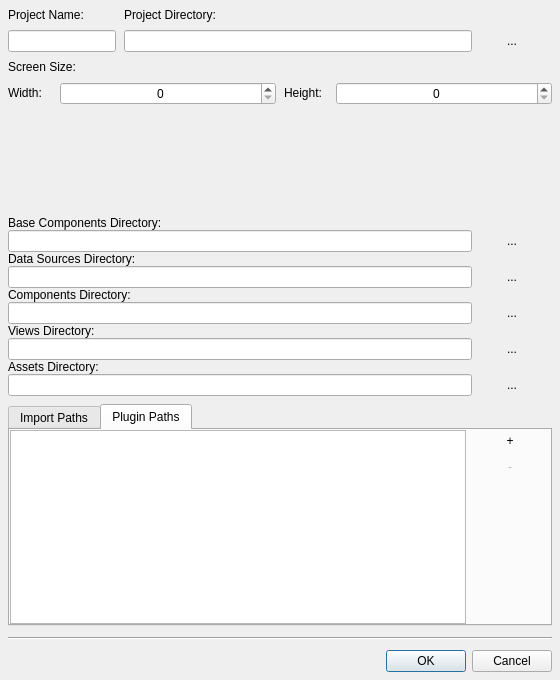
<?xml version="1.0" encoding="UTF-8"?>
<ui version="4.0">
 <class>ProjectPropertiesDialog</class>
 <widget class="QDialog" name="ProjectPropertiesDialog">
  <property name="geometry">
   <rect>
    <x>0</x>
    <y>0</y>
    <width>560</width>
    <height>680</height>
   </rect>
  </property>
  <property name="sizePolicy">
   <sizepolicy hsizetype="Preferred" vsizetype="Fixed">
    <horstretch>0</horstretch>
    <verstretch>0</verstretch>
   </sizepolicy>
  </property>
  <property name="minimumSize">
   <size>
    <width>560</width>
    <height>680</height>
   </size>
  </property>
  <property name="windowTitle">
   <string>Project Properties</string>
  </property>
  <layout class="QGridLayout" name="gridLayout">
   <property name="leftMargin">
    <number>8</number>
   </property>
   <property name="topMargin">
    <number>8</number>
   </property>
   <property name="rightMargin">
    <number>8</number>
   </property>
   <property name="bottomMargin">
    <number>8</number>
   </property>
   <property name="spacing">
    <number>8</number>
   </property>
   <item row="0" column="0">
    <widget class="QLabel" name="projectNameLabel">
     <property name="sizePolicy">
      <sizepolicy hsizetype="Preferred" vsizetype="Fixed">
       <horstretch>0</horstretch>
       <verstretch>0</verstretch>
      </sizepolicy>
     </property>
     <property name="text">
      <string>Project Name:</string>
     </property>
    </widget>
   </item>
   <item row="0" column="1">
    <widget class="QLabel" name="projectDirLabel">
     <property name="sizePolicy">
      <sizepolicy hsizetype="Preferred" vsizetype="Fixed">
       <horstretch>0</horstretch>
       <verstretch>0</verstretch>
      </sizepolicy>
     </property>
     <property name="text">
      <string>Project Directory:</string>
     </property>
    </widget>
   </item>
   <item row="1" column="0">
    <widget class="QLineEdit" name="projectNameEdit">
     <property name="sizePolicy">
      <sizepolicy hsizetype="Fixed" vsizetype="Fixed">
       <horstretch>0</horstretch>
       <verstretch>0</verstretch>
      </sizepolicy>
     </property>
    </widget>
   </item>
   <item row="1" column="1" colspan="2">
    <layout class="QHBoxLayout" name="projectDirLayout">
     <property name="spacing">
      <number>0</number>
     </property>
     <item>
      <widget class="QLineEdit" name="projectDirEdit">
       <property name="sizePolicy">
        <sizepolicy hsizetype="MinimumExpanding" vsizetype="Fixed">
         <horstretch>0</horstretch>
         <verstretch>0</verstretch>
        </sizepolicy>
       </property>
      </widget>
     </item>
     <item>
      <widget class="QPushButton" name="projectDirBrowseButton">
       <property name="text">
        <string>...</string>
       </property>
       <property name="flat">
        <bool>true</bool>
       </property>
      </widget>
     </item>
    </layout>
   </item>
   <item row="2" column="0">
    <widget class="QLabel" name="screenSizeLabel">
     <property name="text">
      <string>Screen Size:</string>
     </property>
    </widget>
   </item>
   <item row="3" column="0" colspan="3">
    <layout class="QHBoxLayout" name="screenSizeLayout">
     <item>
      <widget class="QLabel" name="screenWidthLable">
       <property name="sizePolicy">
        <sizepolicy hsizetype="Minimum" vsizetype="Fixed">
         <horstretch>0</horstretch>
         <verstretch>0</verstretch>
        </sizepolicy>
       </property>
       <property name="minimumSize">
        <size>
         <width>44</width>
         <height>0</height>
        </size>
       </property>
       <property name="maximumSize">
        <size>
         <width>44</width>
         <height>16777215</height>
        </size>
       </property>
       <property name="text">
        <string>Width:</string>
       </property>
       <property name="alignment">
        <set>Qt::AlignLeading|Qt::AlignLeft|Qt::AlignVCenter</set>
       </property>
      </widget>
     </item>
     <item>
      <widget class="QSpinBox" name="screenWidthSpinBox">
       <property name="sizePolicy">
        <sizepolicy hsizetype="MinimumExpanding" vsizetype="Fixed">
         <horstretch>0</horstretch>
         <verstretch>0</verstretch>
        </sizepolicy>
       </property>
       <property name="alignment">
        <set>Qt::AlignCenter</set>
       </property>
      </widget>
     </item>
     <item>
      <widget class="QLabel" name="screenHeightLabel">
       <property name="sizePolicy">
        <sizepolicy hsizetype="Minimum" vsizetype="Fixed">
         <horstretch>0</horstretch>
         <verstretch>0</verstretch>
        </sizepolicy>
       </property>
       <property name="minimumSize">
        <size>
         <width>44</width>
         <height>0</height>
        </size>
       </property>
       <property name="maximumSize">
        <size>
         <width>44</width>
         <height>16777215</height>
        </size>
       </property>
       <property name="text">
        <string>Height:</string>
       </property>
       <property name="alignment">
        <set>Qt::AlignLeading|Qt::AlignLeft|Qt::AlignVCenter</set>
       </property>
      </widget>
     </item>
     <item>
      <widget class="QSpinBox" name="screenHeightSpinBox">
       <property name="sizePolicy">
        <sizepolicy hsizetype="MinimumExpanding" vsizetype="Fixed">
         <horstretch>0</horstretch>
         <verstretch>0</verstretch>
        </sizepolicy>
       </property>
       <property name="alignment">
        <set>Qt::AlignCenter</set>
       </property>
      </widget>
     </item>
    </layout>
   </item>
   <item row="4" column="1">
    <spacer name="verticalSpacer_3">
     <property name="orientation">
      <enum>Qt::Vertical</enum>
     </property>
     <property name="sizeHint" stdset="0">
      <size>
       <width>20</width>
       <height>8</height>
      </size>
     </property>
    </spacer>
   </item>
   <item row="5" column="0" colspan="3">
    <layout class="QVBoxLayout" name="projectDirsLayout">
     <property name="spacing">
      <number>0</number>
     </property>
     <item>
      <widget class="QLabel" name="qmlDirLabel">
       <property name="sizePolicy">
        <sizepolicy hsizetype="Preferred" vsizetype="Fixed">
         <horstretch>0</horstretch>
         <verstretch>0</verstretch>
        </sizepolicy>
       </property>
       <property name="text">
        <string>Base Components Directory:</string>
       </property>
      </widget>
     </item>
     <item>
      <layout class="QHBoxLayout" name="baseComponentsLayout">
       <property name="spacing">
        <number>0</number>
       </property>
       <item>
        <widget class="QLineEdit" name="baseComponentsDirEdit"/>
       </item>
       <item>
        <widget class="QPushButton" name="baseComponentsBrowseDirButton">
         <property name="text">
          <string>...</string>
         </property>
         <property name="flat">
          <bool>true</bool>
         </property>
        </widget>
       </item>
      </layout>
     </item>
     <item>
      <widget class="QLabel" name="mainQMLFileLabel">
       <property name="text">
        <string>Data Sources Directory:</string>
       </property>
      </widget>
     </item>
     <item>
      <layout class="QHBoxLayout" name="mainQMLFileLayout">
       <property name="spacing">
        <number>0</number>
       </property>
       <item>
        <widget class="QLineEdit" name="dataSourcesDirEdit">
         <property name="sizePolicy">
          <sizepolicy hsizetype="MinimumExpanding" vsizetype="Fixed">
           <horstretch>0</horstretch>
           <verstretch>0</verstretch>
          </sizepolicy>
         </property>
        </widget>
       </item>
       <item>
        <widget class="QPushButton" name="dataSourcesDirBrowseButton">
         <property name="text">
          <string>...</string>
         </property>
         <property name="flat">
          <bool>true</bool>
         </property>
        </widget>
       </item>
      </layout>
     </item>
     <item>
      <widget class="QLabel" name="compoentsDirLabel">
       <property name="sizePolicy">
        <sizepolicy hsizetype="Preferred" vsizetype="Fixed">
         <horstretch>0</horstretch>
         <verstretch>0</verstretch>
        </sizepolicy>
       </property>
       <property name="text">
        <string>Components Directory:</string>
       </property>
      </widget>
     </item>
     <item>
      <layout class="QHBoxLayout" name="componentsDirLayout">
       <property name="spacing">
        <number>0</number>
       </property>
       <item>
        <widget class="QLineEdit" name="componentsDirEdit">
         <property name="sizePolicy">
          <sizepolicy hsizetype="MinimumExpanding" vsizetype="Fixed">
           <horstretch>0</horstretch>
           <verstretch>0</verstretch>
          </sizepolicy>
         </property>
        </widget>
       </item>
       <item>
        <widget class="QPushButton" name="componentsDirBrowseButton">
         <property name="text">
          <string>...</string>
         </property>
         <property name="flat">
          <bool>true</bool>
         </property>
        </widget>
       </item>
      </layout>
     </item>
     <item>
      <widget class="QLabel" name="viewsDirLabel">
       <property name="sizePolicy">
        <sizepolicy hsizetype="Preferred" vsizetype="Fixed">
         <horstretch>0</horstretch>
         <verstretch>0</verstretch>
        </sizepolicy>
       </property>
       <property name="text">
        <string>Views Directory:</string>
       </property>
      </widget>
     </item>
     <item>
      <layout class="QHBoxLayout" name="viewsDirLayout">
       <property name="spacing">
        <number>0</number>
       </property>
       <item>
        <widget class="QLineEdit" name="viewsDirEdit">
         <property name="sizePolicy">
          <sizepolicy hsizetype="MinimumExpanding" vsizetype="Fixed">
           <horstretch>0</horstretch>
           <verstretch>0</verstretch>
          </sizepolicy>
         </property>
        </widget>
       </item>
       <item>
        <widget class="QPushButton" name="viewsDirBrowseButton">
         <property name="text">
          <string>...</string>
         </property>
         <property name="flat">
          <bool>true</bool>
         </property>
        </widget>
       </item>
      </layout>
     </item>
     <item>
      <widget class="QLabel" name="imagesDirLabel">
       <property name="sizePolicy">
        <sizepolicy hsizetype="Preferred" vsizetype="Fixed">
         <horstretch>0</horstretch>
         <verstretch>0</verstretch>
        </sizepolicy>
       </property>
       <property name="text">
        <string>Assets Directory:</string>
       </property>
      </widget>
     </item>
     <item>
      <layout class="QHBoxLayout" name="imagesDirLayout">
       <property name="spacing">
        <number>0</number>
       </property>
       <item>
        <widget class="QLineEdit" name="assetsDirEdit">
         <property name="sizePolicy">
          <sizepolicy hsizetype="MinimumExpanding" vsizetype="Fixed">
           <horstretch>0</horstretch>
           <verstretch>0</verstretch>
          </sizepolicy>
         </property>
        </widget>
       </item>
       <item>
        <widget class="QPushButton" name="assetsDirBrowseButton">
         <property name="text">
          <string>...</string>
         </property>
         <property name="flat">
          <bool>true</bool>
         </property>
        </widget>
       </item>
      </layout>
     </item>
    </layout>
   </item>
   <item row="6" column="0" colspan="3">
    <widget class="QTabWidget" name="tabWidget">
     <property name="sizePolicy">
      <sizepolicy hsizetype="MinimumExpanding" vsizetype="MinimumExpanding">
       <horstretch>0</horstretch>
       <verstretch>0</verstretch>
      </sizepolicy>
     </property>
     <property name="minimumSize">
      <size>
       <width>0</width>
       <height>100</height>
      </size>
     </property>
     <property name="currentIndex">
      <number>1</number>
     </property>
     <widget class="QWidget" name="importPathsTab">
      <attribute name="title">
       <string>Import Paths</string>
      </attribute>
      <layout class="QGridLayout" name="importPathsLayout">
       <property name="leftMargin">
        <number>0</number>
       </property>
       <property name="topMargin">
        <number>0</number>
       </property>
       <property name="rightMargin">
        <number>0</number>
       </property>
       <property name="bottomMargin">
        <number>0</number>
       </property>
       <property name="spacing">
        <number>0</number>
       </property>
       <item row="0" column="0">
        <layout class="QHBoxLayout" name="horizontalLayout">
         <property name="spacing">
          <number>4</number>
         </property>
         <item>
          <widget class="QListView" name="importPathsList">
           <property name="sizePolicy">
            <sizepolicy hsizetype="Expanding" vsizetype="MinimumExpanding">
             <horstretch>0</horstretch>
             <verstretch>0</verstretch>
            </sizepolicy>
           </property>
           <property name="minimumSize">
            <size>
             <width>0</width>
             <height>100</height>
            </size>
           </property>
           <property name="alternatingRowColors">
            <bool>true</bool>
           </property>
           <property name="selectionBehavior">
            <enum>QAbstractItemView::SelectRows</enum>
           </property>
           <property name="textElideMode">
            <enum>Qt::ElideMiddle</enum>
           </property>
          </widget>
         </item>
         <item>
          <layout class="QVBoxLayout" name="verticalLayout">
           <item>
            <widget class="QPushButton" name="addImportDirButton">
             <property name="text">
              <string>+</string>
             </property>
             <property name="flat">
              <bool>true</bool>
             </property>
            </widget>
           </item>
           <item>
            <widget class="QPushButton" name="removeImportDirButton">
             <property name="enabled">
              <bool>false</bool>
             </property>
             <property name="text">
              <string>-</string>
             </property>
             <property name="flat">
              <bool>true</bool>
             </property>
            </widget>
           </item>
           <item>
            <spacer name="verticalSpacer">
             <property name="orientation">
              <enum>Qt::Vertical</enum>
             </property>
             <property name="sizeHint" stdset="0">
              <size>
               <width>20</width>
               <height>22</height>
              </size>
             </property>
            </spacer>
           </item>
          </layout>
         </item>
        </layout>
       </item>
      </layout>
     </widget>
     <widget class="QWidget" name="pluginPathsTab">
      <attribute name="title">
       <string>Plugin Paths</string>
      </attribute>
      <layout class="QGridLayout" name="pluginPathsLayout">
       <property name="leftMargin">
        <number>0</number>
       </property>
       <property name="topMargin">
        <number>0</number>
       </property>
       <property name="rightMargin">
        <number>0</number>
       </property>
       <property name="bottomMargin">
        <number>0</number>
       </property>
       <property name="spacing">
        <number>0</number>
       </property>
       <item row="0" column="0">
        <layout class="QHBoxLayout" name="horizontalLayout_2">
         <property name="spacing">
          <number>4</number>
         </property>
         <item>
          <widget class="QListView" name="pluginPathsList">
           <property name="sizePolicy">
            <sizepolicy hsizetype="Expanding" vsizetype="MinimumExpanding">
             <horstretch>0</horstretch>
             <verstretch>0</verstretch>
            </sizepolicy>
           </property>
           <property name="minimumSize">
            <size>
             <width>0</width>
             <height>100</height>
            </size>
           </property>
           <property name="selectionBehavior">
            <enum>QAbstractItemView::SelectRows</enum>
           </property>
           <property name="textElideMode">
            <enum>Qt::ElideMiddle</enum>
           </property>
          </widget>
         </item>
         <item>
          <layout class="QVBoxLayout" name="verticalLayout_2">
           <item>
            <widget class="QPushButton" name="addPluginDirButton">
             <property name="text">
              <string>+</string>
             </property>
             <property name="flat">
              <bool>true</bool>
             </property>
            </widget>
           </item>
           <item>
            <widget class="QPushButton" name="removePluginDirButton">
             <property name="enabled">
              <bool>false</bool>
             </property>
             <property name="text">
              <string>-</string>
             </property>
             <property name="flat">
              <bool>true</bool>
             </property>
            </widget>
           </item>
           <item>
            <spacer name="verticalSpacer_2">
             <property name="orientation">
              <enum>Qt::Vertical</enum>
             </property>
             <property name="sizeHint" stdset="0">
              <size>
               <width>20</width>
               <height>22</height>
              </size>
             </property>
            </spacer>
           </item>
          </layout>
         </item>
        </layout>
       </item>
      </layout>
     </widget>
    </widget>
   </item>
   <item row="7" column="0" colspan="3">
    <widget class="Line" name="line">
     <property name="minimumSize">
      <size>
       <width>0</width>
       <height>8</height>
      </size>
     </property>
     <property name="orientation">
      <enum>Qt::Horizontal</enum>
     </property>
    </widget>
   </item>
   <item row="8" column="2">
    <widget class="QDialogButtonBox" name="buttonBox">
     <property name="orientation">
      <enum>Qt::Horizontal</enum>
     </property>
     <property name="standardButtons">
      <set>QDialogButtonBox::Cancel|QDialogButtonBox::Ok</set>
     </property>
    </widget>
   </item>
  </layout>
 </widget>
 <tabstops>
  <tabstop>projectNameEdit</tabstop>
  <tabstop>projectDirEdit</tabstop>
  <tabstop>projectDirBrowseButton</tabstop>
  <tabstop>dataSourcesDirEdit</tabstop>
  <tabstop>dataSourcesDirBrowseButton</tabstop>
  <tabstop>assetsDirEdit</tabstop>
  <tabstop>assetsDirBrowseButton</tabstop>
  <tabstop>componentsDirEdit</tabstop>
  <tabstop>componentsDirBrowseButton</tabstop>
  <tabstop>viewsDirEdit</tabstop>
  <tabstop>viewsDirBrowseButton</tabstop>
  <tabstop>tabWidget</tabstop>
  <tabstop>importPathsList</tabstop>
  <tabstop>addImportDirButton</tabstop>
  <tabstop>removeImportDirButton</tabstop>
  <tabstop>addPluginDirButton</tabstop>
  <tabstop>removePluginDirButton</tabstop>
  <tabstop>pluginPathsList</tabstop>
 </tabstops>
 <resources/>
 <connections>
  <connection>
   <sender>buttonBox</sender>
   <signal>accepted()</signal>
   <receiver>ProjectPropertiesDialog</receiver>
   <slot>accept()</slot>
   <hints>
    <hint type="sourcelabel">
     <x>248</x>
     <y>254</y>
    </hint>
    <hint type="destinationlabel">
     <x>157</x>
     <y>274</y>
    </hint>
   </hints>
  </connection>
  <connection>
   <sender>buttonBox</sender>
   <signal>rejected()</signal>
   <receiver>ProjectPropertiesDialog</receiver>
   <slot>reject()</slot>
   <hints>
    <hint type="sourcelabel">
     <x>316</x>
     <y>260</y>
    </hint>
    <hint type="destinationlabel">
     <x>286</x>
     <y>274</y>
    </hint>
   </hints>
  </connection>
 </connections>
</ui>
